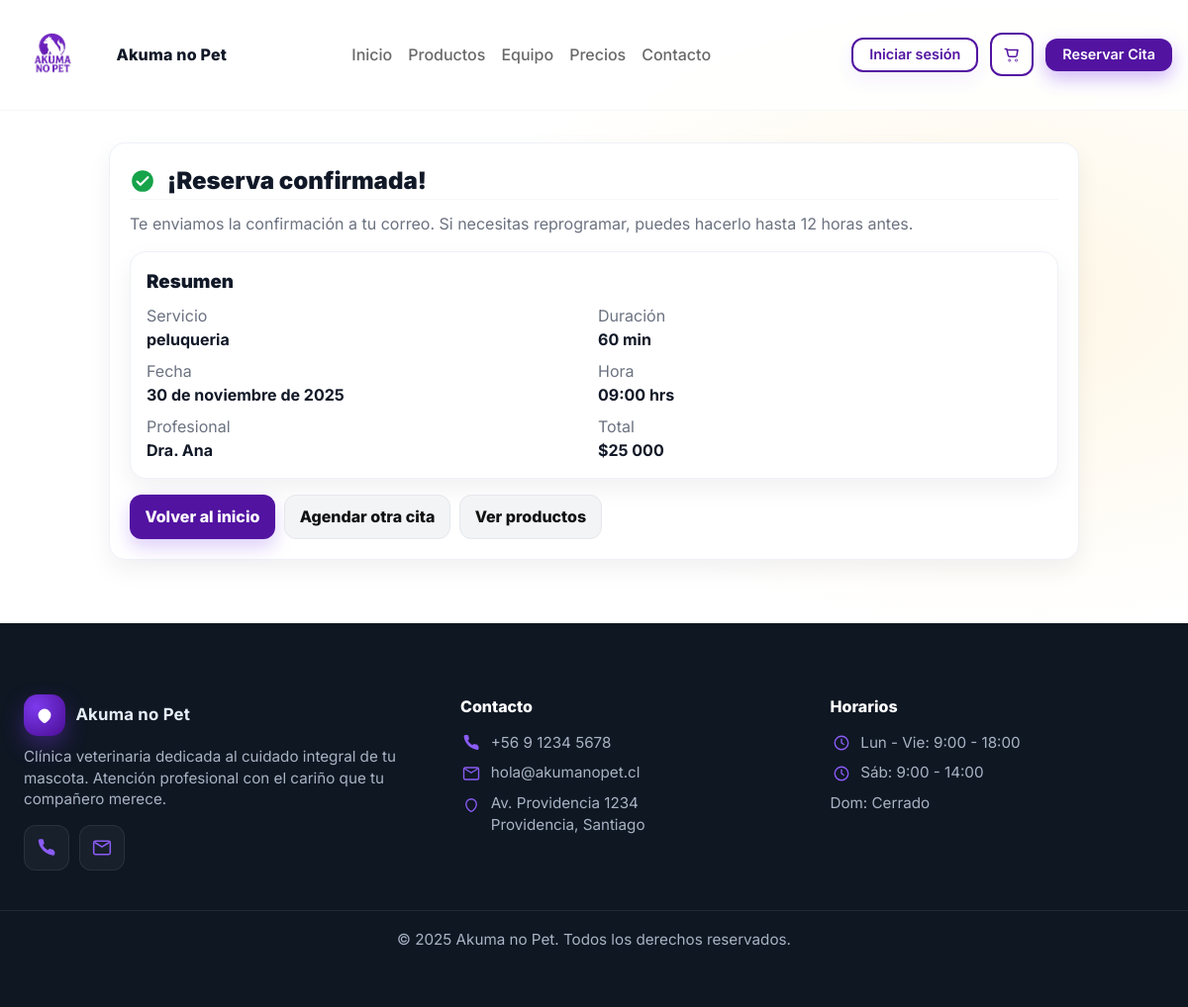
/agenda/reservar/exito/38/, run on the app's committed database.
### agenda/models.py (models this page shows, shortened)
class Cita(models.Model):
    fecha = models.DateField()
    hora = models.TimeField()
    duracion_min = models.PositiveIntegerField(default=30)
    nombre_cliente = models.CharField(max_length=120, blank=True, default="")
    email_contacto = models.EmailField(blank=True, default="")
    whatsapp_contacto = models.CharField(max_length=30, blank=True, default="")
    recuerda_mail = models.BooleanField(default=True)
    recuerda_wa = models.BooleanField(default=False)
    recordatorio_mail_enviado = models.DateTimeField(null=True, blank=True)
    recordatorio_wa_enviado = models.DateTimeField(null=True, blank=True)
    profesional = models.ForeignKey(
        Profesional, on_delete=models.CASCADE, related_name="citas"
    )
    servicio = models.ForeignKey(
        Servicio, on_delete=models.PROTECT, related_name="citas"
    )
    mascota = models.CharField(max_length=120)  # ej: "Luna (Perro)"
    cliente = models.ForeignKey(
        settings.AUTH_USER_MODEL, null=True, blank=True, on_delete=models.SET_NULL
    )
    creado = models.DateTimeField(auto_now_add=True)
    class Meta:
        ordering = ["fecha", "hora"]
        indexes = [models.Index(fields=["fecha", "profesional"])]
        constraints = [
            models.UniqueConstraint(
                fields=["fecha", "hora", "profesional"],
                name="uniq_cita_por_profesional_fecha_hora",
            )
        ]
        verbose_name = "Cita"
        verbose_name_plural = "Citas"

class Servicio(models.Model):
    code = models.SlugField(unique=True, max_length=32)
    nombre = models.CharField(max_length=120)
    descripcion = models.TextField(blank=True, default="")
    duracion_min_default = models.PositiveIntegerField(default=30)
    precio = models.PositiveIntegerField(default=0)
    icono = models.CharField(max_length=8, blank=True, default="🐾")
    class Meta:
        ordering = ["nombre"]
        verbose_name = "Servicio"
        verbose_name_plural = "Servicios"

class Profesional(models.Model):
    code = models.SlugField(unique=True, max_length=32)
    nombre = models.CharField(max_length=120)
    class Meta:
        ordering = ["nombre"]
        verbose_name = "Profesional"
        verbose_name_plural = "Profesionales"
    def __str__(self):
        return self.nombre

### agenda/views.py (the view)
# urls.py: path("reservar/exito/<int:pk>/", views.reservar_exito, name="reservar_exito"),
def reservar_exito(request, pk: int):
    cita = get_object_or_404(Cita, pk=pk)
    return render(request, "agenda/reservar_exito.html", {"cita": cita})

### carrito/context_processors.py (called while the page is built, shortened)
def cart_context(request):
    cart = request.session.get("cart", {}) or {}
    count = 0
    total = 0
    return {
        "cart_count": count,
        "cart_total": total,
    }

### Fase 2/Evidencias Proyecto/Proyecto_22_09/agenda/templates/agenda/reservar_exito.html
{% extends "main/base.html" %}
{% load static humanize %}
{% block contenido %}
<link rel="stylesheet" href="{% static 'agenda/css/agenda.css' %}">
<main class="container" style="max-width:980px; padding:32px 0 64px">
  <section class="card" style="padding:20px">
    <header style="display:flex; align-items:center; gap:.75rem; margin-bottom:12px;">
      <svg width="26" height="26" viewBox="0 0 24 24" aria-hidden="true">
        <circle cx="12" cy="12" r="10" fill="#16a34a"></circle>
        <path d="M7 12.5l3 3 7-7" fill="none" stroke="#fff" stroke-width="2" stroke-linecap="round" stroke-linejoin="round"/>
      </svg>
      <h1 style="margin:0; font-size:1.5rem; font-weight:900;">¡Reserva confirmada!</h1>
    </header>
    <p style="margin:.25rem 0 1rem; color:#6b7280;">
      Te enviamos la confirmación a tu correo{% if cita.email %} <strong>{{ cita.email }}</strong>{% endif %}.
      Si necesitas reprogramar, puedes hacerlo hasta 12 horas antes.
    </p>
    <div class="card" style="padding:16px; margin-bottom:16px;">
      <h3 class="card-title" style="margin:0 0 .5rem; font-weight:900;">Resumen</h3>
      <div style="display:grid; grid-template-columns:1fr 1fr; gap:8px;">
        <div><span style="color:#6b7280;">Servicio</span><br><strong>{{ cita.servicio.nombre }}</strong></div>
        <div><span style="color:#6b7280;">Duración</span><br><strong>{{ cita.servicio.duracion_min_default|default:30 }} min</strong></div>
        <div><span style="color:#6b7280;">Fecha</span><br><strong>{{ cita.fecha }}</strong></div>
        <div><span style="color:#6b7280;">Hora</span><br><strong>{{ cita.hora }} hrs</strong></div>
        <div><span style="color:#6b7280;">Profesional</span><br>
          <strong>{{ cita.profesional|default:"Cualquier profesional disponible" }}</strong>
        </div>
        <div><span style="color:#6b7280;">Total</span><br>
          <strong>{% if cita.servicio.precio %}${{ cita.servicio.precio|intcomma }}{% else %}—{% endif %}</strong>
        </div>
      </div>
    </div>
    <div style="display:flex; gap:.6rem; flex-wrap:wrap;">
      <a class="btn btn-primary" href="{% url 'main:home' %}">Volver al inicio</a>
      <a class="btn btn-light" href="{% url 'agenda:reservar' %}">Agendar otra cita</a>
      <a class="btn btn-light" href="{% url 'productos:lista' %}">Ver productos</a>
    </div>
  </section>
</main>
{% endblock %}

### static/css/styles.css (style rules this page uses)
a { color: inherit; text-decoration: none; }
.container { margin-inline: auto; max-width: 1280px; padding-inline: clamp(16px, 4vw, 24px); }
header { position: sticky; top: 0; z-index: 50; background: rgba(255,255,255,.8); backdrop-filter: saturate(180%) blur(6px); border-bottom: 1px solid rgba(0,0,0,.03); }
.btn-primary { background: #6d28d9; color: #fff; border: 0; }

### agenda/static/agenda/css/agenda.css (style rules this page uses)
.card { background: #fff; border: 1px solid #eef1f6; border-radius: 16px; box-shadow: 0 10px 24px rgba(17, 24, 39, .06); padding: 1rem; }
.btn { display: inline-flex; align-items: center; justify-content: center; gap: .4rem; padding: .6rem .9rem; border-radius: 12px; border: 1px solid transparent; font-weight: 800; cursor: pointer; text-decoration: none; transition: transform .08s, filter .2s, border-color .15s, background .15s; }
.btn-primary { background: #5213a1; color: #fff; box-shadow: 0 8px 18px rgba(124, 58, 237, .25); }
.btn-light { background: #f3f4f6; color: #111; border: 1px solid #e5e7eb; }

### data on the page
Cita: servicio.nombre "peluqueria", servicio.duracion_min_default "60", fecha "30 de noviembre de 2025", hora "09:00", profesional "Dra. Ana", servicio.precio "25 000"
